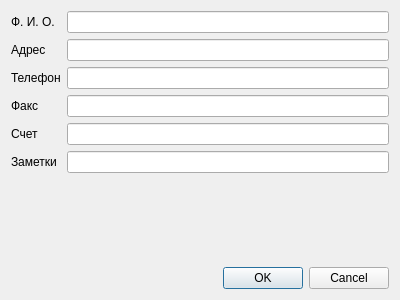
<?xml version="1.0" encoding="UTF-8"?>
<ui version="4.0">
 <class>DialogClient</class>
 <widget class="QDialog" name="DialogClient">
  <property name="geometry">
   <rect>
    <x>0</x>
    <y>0</y>
    <width>400</width>
    <height>300</height>
   </rect>
  </property>
  <property name="windowTitle">
   <string>Клиент</string>
  </property>
  <layout class="QGridLayout" name="gridLayout">
   <item row="0" column="0">
    <widget class="QLabel" name="labelName">
     <property name="text">
      <string>Ф. И. О.</string>
     </property>
    </widget>
   </item>
   <item row="0" column="1">
    <widget class="QLineEdit" name="lineEditName"/>
   </item>
   <item row="1" column="0">
    <widget class="QLabel" name="labelAddress">
     <property name="text">
      <string>Адрес</string>
     </property>
    </widget>
   </item>
   <item row="1" column="1">
    <widget class="QLineEdit" name="lineEditAddress"/>
   </item>
   <item row="2" column="0">
    <widget class="QLabel" name="labelPhone">
     <property name="text">
      <string>Телефон</string>
     </property>
    </widget>
   </item>
   <item row="2" column="1">
    <widget class="QLineEdit" name="lineEditPhone"/>
   </item>
   <item row="3" column="0">
    <widget class="QLabel" name="labelFax">
     <property name="text">
      <string>Факс</string>
     </property>
    </widget>
   </item>
   <item row="3" column="1">
    <widget class="QLineEdit" name="lineEditFax"/>
   </item>
   <item row="4" column="0">
    <widget class="QLabel" name="labelAccount">
     <property name="text">
      <string>Счет</string>
     </property>
    </widget>
   </item>
   <item row="4" column="1">
    <widget class="QLineEdit" name="lineEditAccount"/>
   </item>
   <item row="5" column="0">
    <widget class="QLabel" name="labelNotes">
     <property name="text">
      <string>Заметки</string>
     </property>
    </widget>
   </item>
   <item row="5" column="1">
    <widget class="QLineEdit" name="lineEditNotes"/>
   </item>
   <item row="6" column="1">
    <spacer name="verticalSpacer_2">
     <property name="orientation">
      <enum>Qt::Vertical</enum>
     </property>
     <property name="sizeHint" stdset="0">
      <size>
       <width>20</width>
       <height>70</height>
      </size>
     </property>
    </spacer>
   </item>
   <item row="7" column="0" colspan="2">
    <widget class="QDialogButtonBox" name="buttonBox">
     <property name="orientation">
      <enum>Qt::Horizontal</enum>
     </property>
     <property name="standardButtons">
      <set>QDialogButtonBox::Cancel|QDialogButtonBox::Ok</set>
     </property>
    </widget>
   </item>
  </layout>
 </widget>
 <resources/>
 <connections>
  <connection>
   <sender>buttonBox</sender>
   <signal>accepted()</signal>
   <receiver>DialogClient</receiver>
   <slot>accept()</slot>
   <hints>
    <hint type="sourcelabel">
     <x>248</x>
     <y>254</y>
    </hint>
    <hint type="destinationlabel">
     <x>157</x>
     <y>274</y>
    </hint>
   </hints>
  </connection>
  <connection>
   <sender>buttonBox</sender>
   <signal>rejected()</signal>
   <receiver>DialogClient</receiver>
   <slot>reject()</slot>
   <hints>
    <hint type="sourcelabel">
     <x>316</x>
     <y>260</y>
    </hint>
    <hint type="destinationlabel">
     <x>286</x>
     <y>274</y>
    </hint>
   </hints>
  </connection>
 </connections>
</ui>
